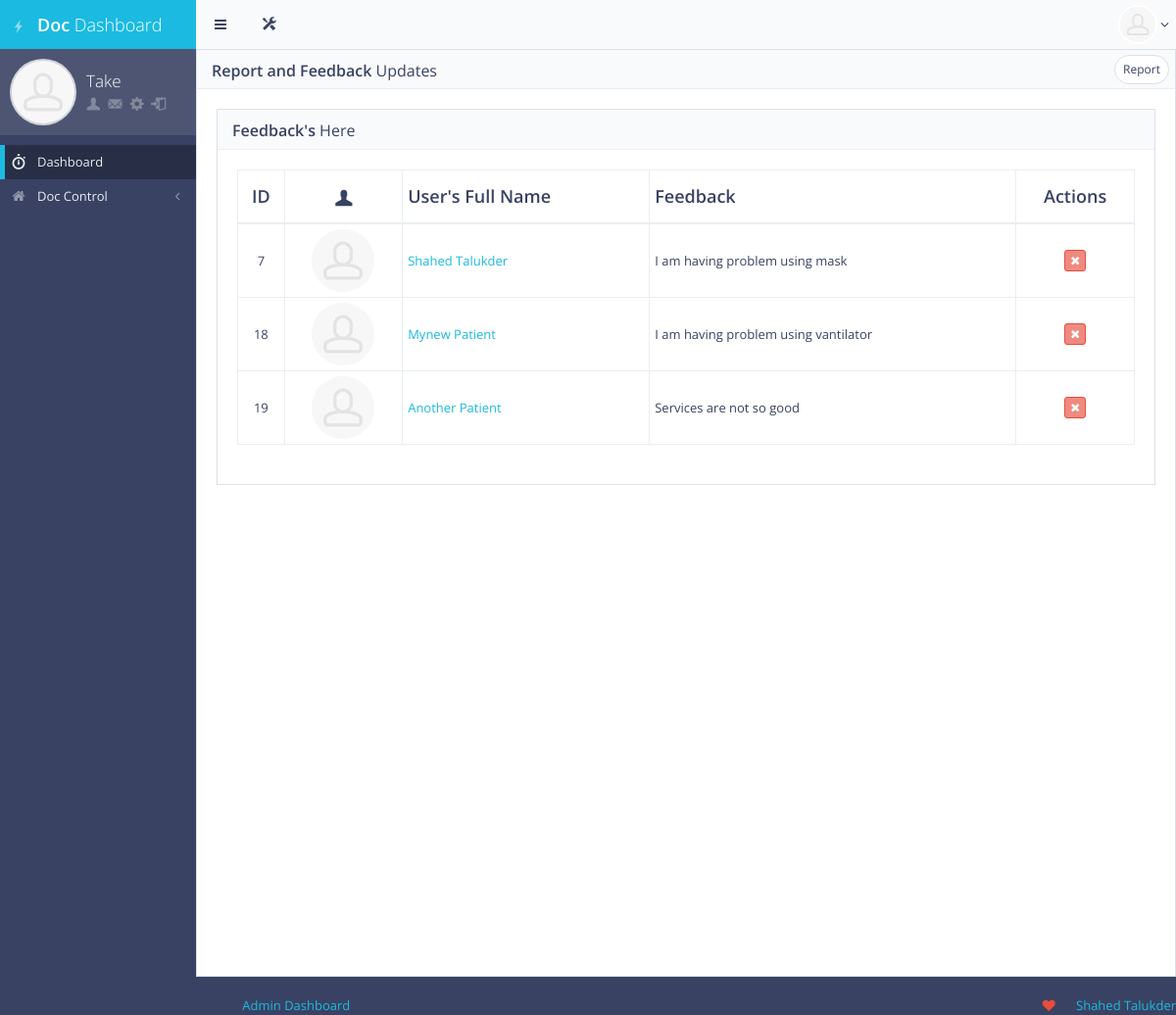
The app's page /reports_and_feedbacks/ (signed in) with its own data.
### main/models.py (models this page shows, shortened)
class User(AbstractUser):
    is_patient = models.BooleanField(default=False)
    is_doctor = models.BooleanField(default=False)
    is_nurse = models.BooleanField(default=False)
    is_assistant = models.BooleanField(default=False)
    is_admin = models.BooleanField(default=False)
    is_registered = models.BooleanField(default=False)

class Feedback(models.Model):
    patient = models.OneToOneField(Patient, on_delete=models.CASCADE, primary_key=True)
    feedback = models.CharField(max_length=120, blank=True, null=True)
    class Meta:
        db_table = "feedback_section"

class Patient(models.Model):
    user = models.OneToOneField(User,on_delete=models.CASCADE,primary_key=True,related_name='user')
    full_name = models.CharField(max_length=50, blank=True, null=True)
    address = models.CharField(max_length=500, blank=True, null=True)
    age = models.CharField(max_length=50, blank=True, null=True)
    phone_no = models.CharField(max_length=50, blank=True, null=True)
    released = models.BooleanField(default=False)
    class Meta:
        db_table = "patient_info"

### frontend/views.py (the view)
# urls.py: path('reports_and_feedbacks/', views.report_feedback, name="report_feedback"),
def report_feedback(request):
    if request.user.is_authenticated and request.user.is_superuser or request.user.is_doctor:
        feed = Feedback.objects.all()
        report = ReportProblem.objects.all()
        context = {"feed":feed, "report":report}
        return render(request, 'front/reports.html',context)
    else:
        return redirect('/')

### frontend/templates/front/reports.html (shortened to what this page needs)
{%extends 'front/base.html'%}
{%load static%}
{%block main_content%}
<div class="row">
    <div class="col-md-12">
        <div class="block">
            <div class="another">
                <div class="block-title">
                    <div class="block-options pull-right">
                        <a href="javascript:void(0)" class="btn btn-alt btn-sm btn-default toggle-bordered enable-tooltip" data-toggle="button" title="" data-original-title="Toggles .form-bordered class">Report</a>
                    </div>
                    <h2><strong>Report and Feedback</strong> Updates</h2>
                </div>
                <div class="block full">
                    <div class="block-title">
                        <h2><strong>Feedback's</strong> Here</h2>
                    </div>
                    <div class="table-responsive">
                        <table id="example-datatable" class="table table-vcenter table-condensed table-bordered">
                            <thead>
                                <tr>
                                    <th class="text-center">ID</th>
                                    <th class="text-center"><i class="gi gi-user"></i></th>
                                    <th>User's Full Name</th>
                                    <th>Feedback</th>
                                    <th class="text-center">Actions</th>
                                </tr>
                            </thead>
                            <tbody>
                                {%for i in feed%}
                                <tr>
                                    <td class="text-center">{{i.patient.user.id}}</td>
                                    <td class="text-center"><img src="{%static 'front/'%}img/placeholders/avatars/avatar15.jpg" alt="avatar" class="img-circle"></td>
                                    <td><a href="javascript:void(0)">{{i.patient.full_name | title}}</a></td>
                                    <td><span class="text-center">{{i.feedback}}</span></td>
                                    <td class="text-center">
                                        <div class="btn-group">
                                            <a href="{% url 'delete_feedback' id=i.pk %}" data-toggle="tooltip" title="Delete" class="btn btn-xs btn-danger"><i class="fa fa-times"></i></a>
                                        </div>
                                    </td>
                                </tr>
                                {%endfor%}
                            </tbody>
                        </table>
                    </div>
                </div>
            </div>
        </div>
    </div>
</div>
{%endblock main_content%}

### frontend/templates/front/base.html (shortened to what this page needs)
<!DOCTYPE html> {%load static%}
<html class="no-js" lang="en">
<head>
    <link rel="stylesheet" href="{% static 'front/' %}css/bootstrap.min.css">
    <link rel="stylesheet" href="{% static 'front/' %}css/plugins.css">
    <link rel="stylesheet" href="{% static 'front/' %}css/main.css">
    <link rel="stylesheet" href="{% static 'front/' %}css/themes.css">
</head>
<body>
    <div id="page-wrapper">
        <div id="page-container" class="sidebar-partial sidebar-visible-lg sidebar-no-animations">
            <div id="sidebar">
                <div id="sidebar-scroll">
                    <div class="sidebar-content">
                        <a href="/" class="sidebar-brand">
                            {%if user.is_superuser%}
                                <i class="gi gi-flash"></i><span class="sidebar-nav-mini-hide"><strong>Admin </strong>Dashboard</span>
                            {%elif user.is_doctor%}
                                <i class="gi gi-flash"></i><span class="sidebar-nav-mini-hide"><strong>Doc </strong>Dashboard</span>
                            {%elif user.is_assistant%}
                                <i class="gi gi-flash"></i><span class="sidebar-nav-mini-hide"><strong>Assist. </strong>Dashboard</span>
                            {%endif%}
                        </a>
                        <div class="sidebar-section sidebar-user clearfix sidebar-nav-mini-hide">
                            <div class="sidebar-user-avatar">
                                <a href="page_ready_user_profile.html">
                                    <img src="{% static 'front/' %}img/placeholders/avatars/avatar2.jpg" alt="avatar">
                                </a>
                            </div>
                            <div class="sidebar-user-name">{{user.first_name | title}}</div>
                            <div class="sidebar-user-links">
                                <a href="/" data-toggle="tooltip" data-placement="bottom" title="Profile"><i class="gi gi-user"></i></a>
                                <a href="/" data-toggle="tooltip" data-placement="bottom" title="Report"><i class="gi gi-envelope"></i></a>
                                <a href="/" class="enable-tooltip" data-placement="bottom" title="Edit Profile"><i class="gi gi-cogwheel"></i></a>
                                <a href="/logout" data-toggle="tooltip" data-placement="bottom" title="Logout"><i class="gi gi-exit"></i></a>
                            </div>
                        </div>
                        <ul class="sidebar-nav">
                            <li>
                                <a href="/" class=" active"><i class="gi gi-stopwatch sidebar-nav-icon"></i><span class="sidebar-nav-mini-hide">Dashboard</span></a>
                            </li>
                            <li>
                                {%if user.is_superuser%}
                                <a href="#" class="sidebar-nav-menu"><i class="fa fa-angle-left sidebar-nav-indicator sidebar-nav-mini-hide"></i><i class="fa fa-home sidebar-nav-icon"></i><span class="sidebar-nav-mini-hide">User Control</span></a>
                                <ul>
                                    <li>
                                        <a href="/patient">Edit / Delete patient</a>
                                    </li>
                                    <li>
                                        <a href="/crudDoctor">CRUD Doctor</a>
                                    </li>
                                    <li>
                                        <a href="/crudNurse">CRUD Nurse</a>
                                    </li>
                                    <li>
                                        <a href="/crudAssistant">CRUD Assistant</a>
                                    </li>
                                    <li>
                                        <a href="/setbill">Set Bill</a>
                                    </li>
                                    <li>
                                        <a href="/control_info">Control Info</a>
                                    </li>
                                    <li>
                                        <a href="/reports_and_feedbacks">Check Feedback/Reports</a>
                                    </li>
                                </ul>
                                {%elif user.is_doctor%}
                                <a href="#" class="sidebar-nav-menu"><i class="fa fa-angle-left sidebar-nav-indicator sidebar-nav-mini-hide"></i><i class="fa fa-home sidebar-nav-icon"></i><span class="sidebar-nav-mini-hide">Doc Control</span></a>
                                {%endif%}
                            </li>
                        </ul>
                    </div>
                </div>
            </div>
            <div id="main-container">
                <header class="navbar navbar-default">
                    <ul class="nav navbar-nav-custom">
                        <li>
                            <a href="javascript:void(0)" onclick="App.sidebar('toggle-sidebar');this.blur();">
                                <i class="fa fa-bars fa-fw"></i>
                            </a>
                        </li>
                        <li class="dropdown">
                            <a href="javascript:void(0)" class="dropdown-toggle" data-toggle="dropdown">
                                <i class="gi gi-settings"></i>
                            </a>
                        </li>
                    </ul>
                    <ul class="nav navbar-nav-custom pull-right">
                        <li class="dropdown">
                            <a href="javascript:void(0)" class="dropdown-toggle" data-toggle="dropdown">
                                <img src="{% static 'front/' %}img/placeholders/avatars/avatar2.jpg" alt="avatar"> <i class="fa fa-angle-down"></i>
                            </a>
                        </li>
                    </ul>
                </header>
                {%block main_content%}{%endblock main_content%}
                <footer class="clearfix">
                    <div class="pull-right">
                        Crafted with <i class="fa fa-heart text-danger"></i> by <a href="http://facebook.com/shahed.talukder32" target="_blank">Shahed Talukder</a>
                    </div>
                    <div class="pull-left">
                        <span><script>document.write(new Date().getFullYear())</script></span> &copy; <a href="#" target="_blank">Admin Dashboard</a>
                    </div>
                </footer>
            </div>
        </div>
    </div>
</body>
</html>

### frontend/templates/front/reports.html (style rules this page uses)
.another { margin-bottom: 500px; }

### records on screen
User: first_name "Take"
Feedback: patient.user.id "7", patient.full_name "Shahed Talukder", feedback "I am having problem using mask"
Feedback: patient.user.id "18", patient.full_name "Mynew Patient", feedback "I am having problem using vantilator"
Feedback: patient.user.id "19", patient.full_name "Another Patient", feedback "Services are not so good"
